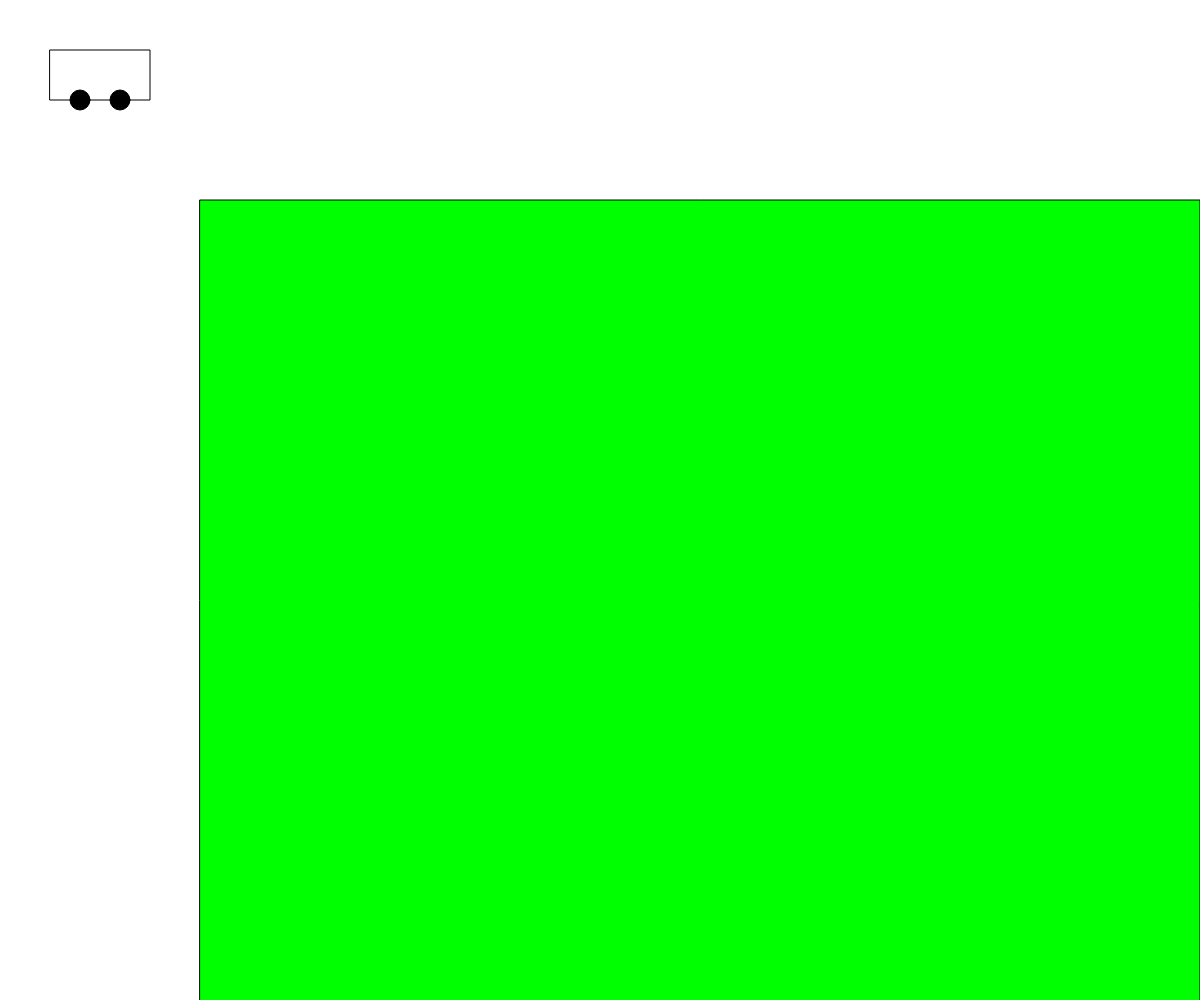
Frame 1 (no input)
Frame 60 (no input): identical to frame 1, image omitted
Frame 120 (the mouse pressed at the canvas centre since frame 60): identical to frame 1, image omitted

The p5.js sketch that drew this single still picture (run headless with seeded random() and noise() and a simulated clock; from frame 60 on, the mouse is pressed at the canvas centre):

// p5.js sketch
// ── sketch.js
// p5 Drawing Basics
// Tyler Lusher 
//sept 12, 2023
//
// Extra for Experts:
// Driving a bus..............

//global variables
let busX =0, busY=0;

function setup() {
  createCanvas(windowWidth, windowHeight);
} // fullwindowwidth fill height 

function draw() {
  background(255);
  fill(0,255,0);
  rect(200,200,1000),1000;
  drawBus();
  moveBus();

  
}


function drawBus(){
  fill(255);
  rect(50+busX,50+busY,100,50);
  fill(0)
  circle(80+busX,100+busY,20);
  circle(120+busX,100+busY,20);


}
function moveBus(){
  if (keyIsPressed){
    print("Key: ",key, "\tkeyCode: ", keyCode);
    if(keyCode===LEFT_ARROW){
      busX=busX-10;
  
    }
    if(keyCode===RIGHT_ARROW){
  busX=busX+10;
  
    }
    if(keyCode===DOWN_ARROW){
      busY=busY+10;
    }
    if(keyCode===UP_ARROW){
      busY=busY-10;
    }
  }

}
/*
function keyPressed(){
  print("Key: ",key, "\tkeyCode: ", keyCode);
  if(keyCode===LEFT_ARROW){
    busX=busX-10;

  }
  if(keyCode===RIGHT_ARROW){
busX=busX+10;

  }
  if(keyCode===DOWN_ARROW){
    busY=busY+10;
  }

}
*/
